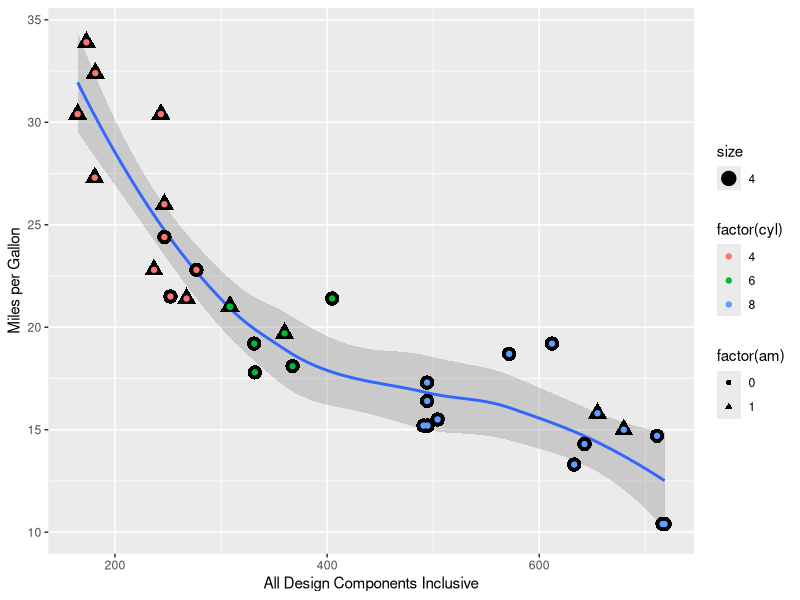
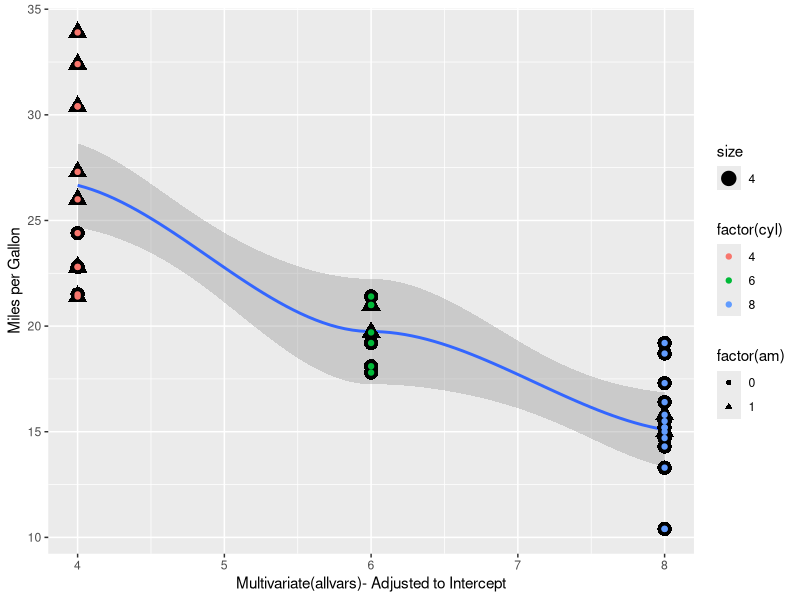
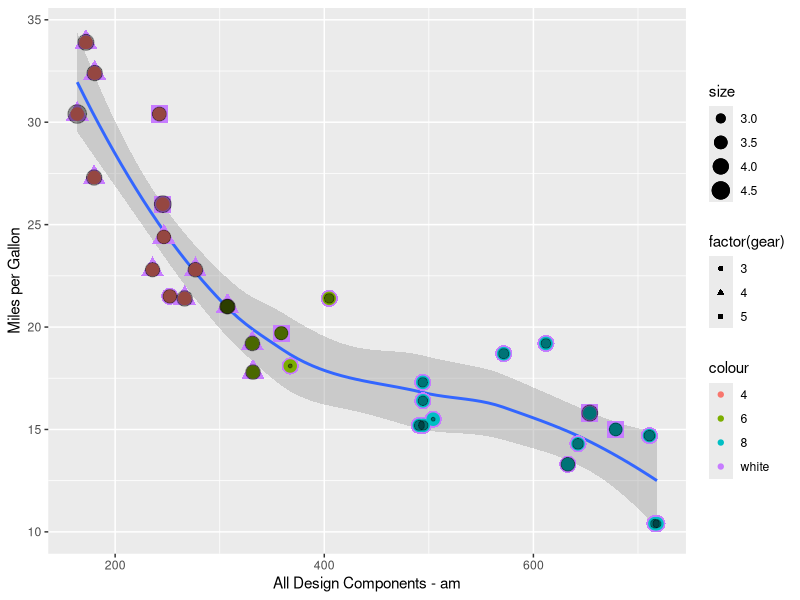
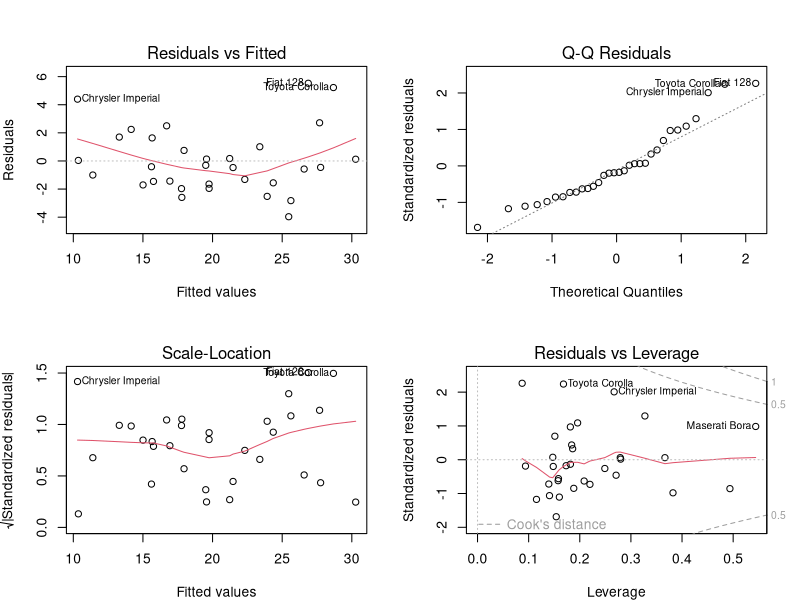
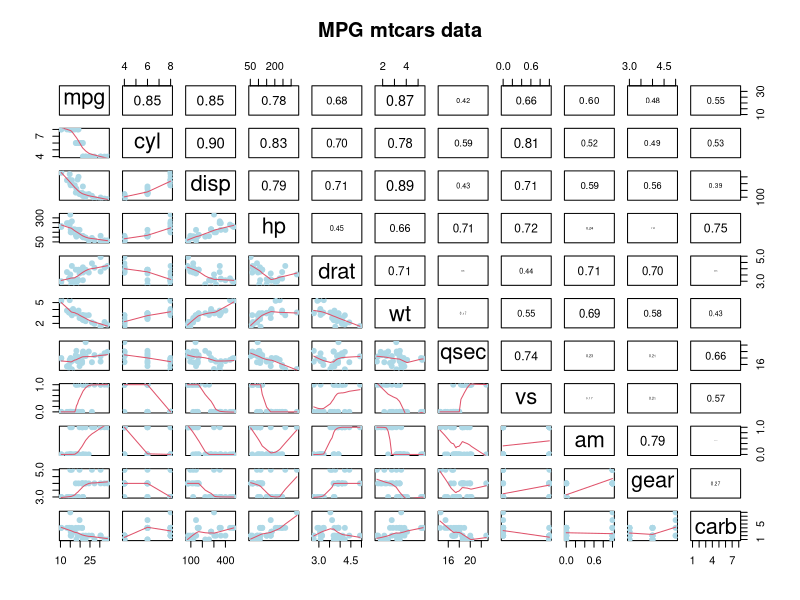
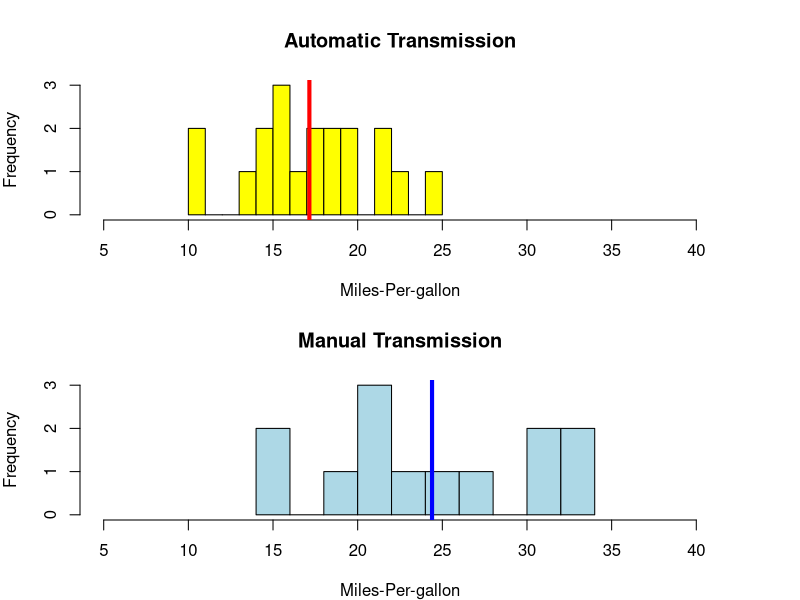
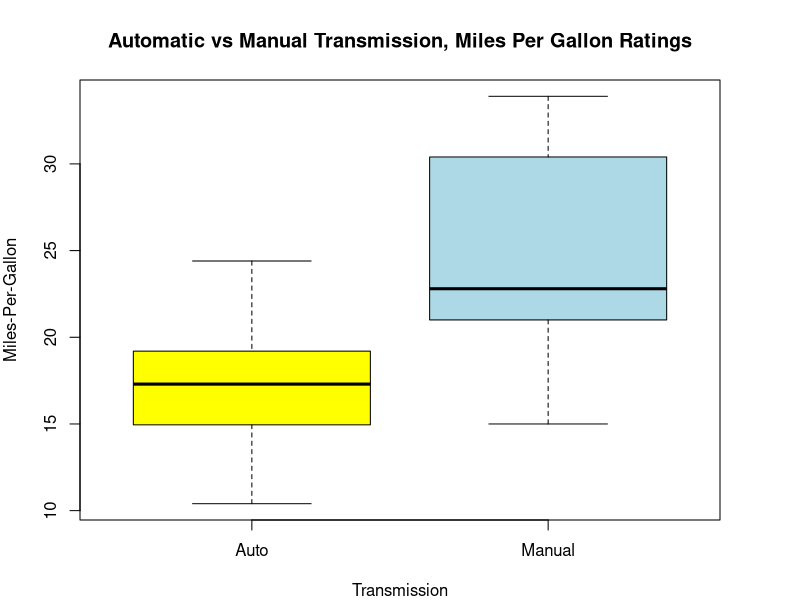

Recreate these plots in R, in order.
## ---- chunk 1
rm(list=ls());data("mtcars");any(is.na(mtcars))
## ---- chunk 2
mean(mtcars$mpg);median(mtcars$mpg)
str(mtcars);summary(mtcars)
ordmtcars <<- mtcars[order(mtcars$mpg,decreasing = FALSE),];ordmtcars[c(1:2,30:32),]
## ---- chunk 3
library(car);library(ggplot2)
data("mtcars")
as.numeric(unlist(mtcars))
f3 <- lm(mpg ~ ., data = mtcars)
coef(summary(f3))
vif(f3)
sqrt(vif(f3))
par(mfrow = c(1, 1), mar = c(3,3,3,2))
g <- ggplot(mtcars, aes(x = (cyl + disp + hp + drat + wt + qsec + vs + am + gear + carb), y = mpg),)
g <- g + xlab("All Design Components Inclusive")
g <- g + ylab("Miles per Gallon")
g <- g + geom_smooth(aes(method = "lm", se = FALSE))
g <- g + geom_point(aes(shape = factor(am), size = 4.0))
g <- g + geom_point(aes(colour = factor(cyl)))
g
## ---- chunk 4
library(car);library(ggplot2)
f6 <- lm(mpg ~ . -1, data = ordmtcars)
coef(summary(f6))
confint(f6)
par(mfrow = c(1,1), mar = c(4,4,2,2)) # set margin
g <- ggplot(mtcars, aes(x = cyl, disp, hp, drat, wt, qsec, vs, am, gear, carb, am, -1, y = mpg),)
g <- g + xlab("Multivariate(allvars)- Adjusted to Intercept")
g <- g + ylab("Miles per Gallon")
g <- g + geom_smooth(aes(method = "lm", se = FALSE))
g <- g + geom_point(aes(shape = factor(am), size = 4.0))
g <- g + geom_point(aes(colour = factor(cyl)))
g
## ---- chunk 5
data("mtcars");as.numeric(unlist(mtcars))
f4 <- lm(mpg ~ . - am, data = mtcars)
coef(summary(f4));vif(f4);sqrt(vif(f4));# plot(f3)
par(mfrow = c(1, 1), mar = c(4,4,4,2))
g <- ggplot(mtcars, aes(x = (cyl + disp + hp + drat + wt + qsec + vs + gear + carb), y = mpg),)
g <- g + xlab("All Design Components - am")
g <- g + ylab("Miles per Gallon")
g <- g + geom_smooth(aes(method = "lm", se = FALSE))
g <- g + geom_point(size = 2.5, col = "black", alpha = .85)
g <- g + geom_point(aes(shape = factor(gear), size = 4.5, colour = "white"))
g <- g + geom_point(aes(colour = factor(cyl), size = 3.5))
g <- g + geom_point(aes(size = drat), alpha = .4)
g
# par(mfrow = c(2, 2), mar = c(4,4,4,2))
# plot(f4)
## ---- chunk 6
fn1 <- lm(mpg ~ factor(am), data = mtcars)
fnm2 <- update(fn1, mpg ~ cyl + disp)
fnm3 <- update(fn1, mpg ~ cyl + disp + hp + drat)
fnm4 <- update(fn1, mpg ~ cyl + disp + hp + drat + wt +  qsec)
fnm5 <- update(fn1, mpg ~ cyl + disp + hp + drat + wt +  qsec + vs + am)
fnm6 <- update(fn1, mpg ~ cyl + disp + hp + drat + wt +  qsec + vs + am + gear + carb)
anova(fn1, fnm2, fnm3, fnm4, fnm5, fnm6)
vif(fnm6)
vif(fnm4)
sqrt(vif(fnm4))
confint(fnm4)
par(mfrow = c(2,2), mar = c(4,4,4,2))
plot(fnm4)
## ---- chunk 7
library(stats);library(MASS)
fstp <- lm(mpg ~ ., data = mtcars)
stp <- step(fstp, trace = FALSE)
coef(summary(stp))
summary(stp)$r.squared
## ---- chunk 8
library(kernlab)
set.seed(8932)
trainIndicator = rbinom(32, size = 1, prob = 0.5)
table(trainIndicator)
## ---- chunk 9
panel.cor <- function(x, y, digits = 2, prefix = "", cex.cor, ...)
{
    usr <- par("usr"); on.exit(par(usr))
    par(usr = c(0, 1, 0, 1))
    r <- abs(cor(x, y))
    txt <- format(c(r, 0.123456789), digits = digits)[1]
    txt <- paste0(prefix, txt)
    if(missing(cex.cor)) cex.cor <- 0.8/strwidth(txt)
    text(0.5, 0.5, txt, cex = cex.cor * r)
}
pairs(mtcars[1:11], lower.panel=panel.smooth, upper.panel = panel.cor, cex=1.5, pch=20, col="lightblue", cex.labels=2, font.lables =2, main = "MPG mtcars data")
## ---- chunk 10
data(mtcars)
par(mfrow = c(2,1), mar = c(4,4,4,4)) # set margin
mtcars$vs <- factor(mtcars$vs, labels = c("V-block", "S-block")); mtcars$am <- factor(mtcars$am, labels = c("Auto", "Manual")); mtcars$gear <- factor(mtcars$gear); mtcars$carb <- factor(mtcars$carb)
hist(mtcars$mpg[mtcars$am=="Auto"], breaks=10, xlab = "Miles-Per-gallon", ylab = "Frequency", main = "Automatic Transmission", col = "yellow", xlim = range(5:40))
abline(v=mean(mtcars$mpg[mtcars$am=="Auto"]), col="red", lwd = 4)
hist(mtcars$mpg[mtcars$am=="Manual"], breaks=10, xlab = "Miles-Per-gallon", ylab = "Frequency", main = "Manual Transmission", col="lightblue", xlim = range(5:40))
abline(v=mean(mtcars$mpg[mtcars$am=="Manual"]), col="blue", lwd = 4)
## ---- chunk 11
data("mtcars");par(mfrow = c(1,1), mar = c(4,4,4,4))
mtcars$vs <- factor(mtcars$vs, labels = c("V-block", "S-block")); mtcars$am <- factor(mtcars$am, labels = c("Auto", "Manual")); mtcars$gear <- factor(mtcars$gear); mtcars$carb <- factor(mtcars$carb)
boxplot(mpg ~ am, data = mtcars, col = (c("yellow","lightblue")), ylab = "Miles-Per-Gallon", xlab = "Transmission", main =  "Automatic vs Manual Transmission, Miles Per Gallon Ratings")
